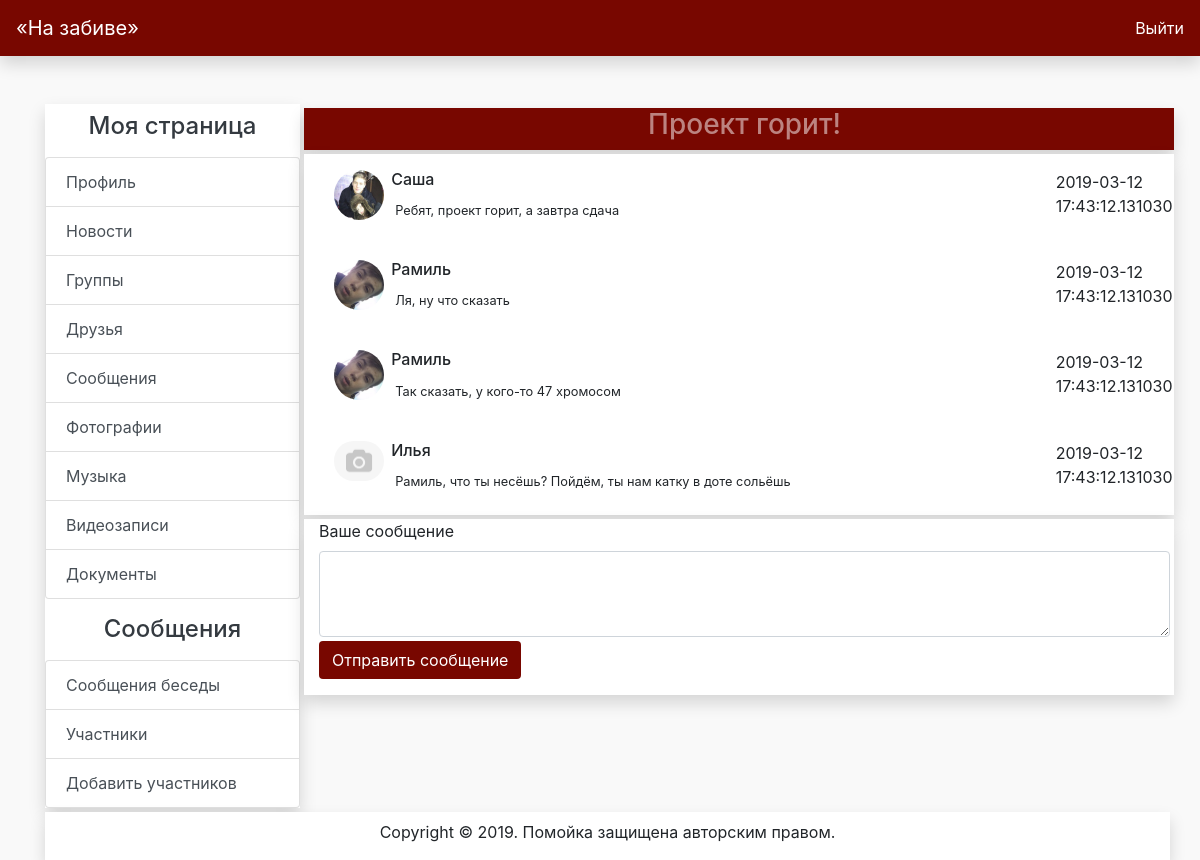
The page /dialog/3 (signed in) on the database its author committed.
### database.py (models this page shows)
class Chat(db.Model):
    id = db.Column(db.Integer, primary_key=True)
    name = db.Column(db.Integer, nullable=False)
    private = db.Column(db.Boolean, nullable=False)
    time = db.Column(db.DateTime, nullable=False, default=datetime.now())

class Resource(db.Model):
    id = db.Column(db.Integer, primary_key=True)
    category = db.Column(db.String(20), unique=False, nullable=False)
    path = db.Column(db.String(120), unique=True, nullable=True)
    name = db.Column(db.String(120), nullable=False)
    author = db.Column(db.Integer, nullable=False)

class User(db.Model):
    id = db.Column(db.Integer, primary_key=True)
    username = db.Column(db.String(80), unique=True, nullable=False)
    password = db.Column(db.String(80), nullable=False)
    name = db.Column(db.String(80), nullable=False)
    surname = db.Column(db.String(80), nullable=False)
    avatar = db.Column(db.Integer, nullable=False, default=1)
    time = db.Column(db.DateTime, nullable=False, default=datetime.now())

class Message(db.Model):
    id = db.Column(db.Integer, primary_key=True)
    sender = db.Column(db.Integer, nullable=False)
    chat = db.Column(db.Integer, nullable=False)
    text = db.Column(db.String(1000), nullable=False)
    time = db.Column(db.DateTime, nullable=False, default=datetime.now())

### main.py (the view, shortened to what this page needs)
@app.route("/dialog/<int:id>", methods=['GET', 'POST'])
def dialog(id):
    get_user_data = lambda obj: f"{obj.name} {obj.surname}"
    friends_list = FriendModel().get_friends(session["user_id"])
    friends_list = list(filter(
        lambda friend: not bool(
            ChatMemberModel().get(user=friend.friend, chat=id)),
        friends_list))
    friends_list = [
        (friend.friend, get_user_data(UserModel().get(friend.friend))) for
        friend in friends_list]
    class AddUserToDialogForm(FlaskForm):
        friends = SelectField('Выберете участника', choices=[*friends_list])
        submit = SubmitField('Добавить')
    form_add_user = AddUserToDialogForm()
    chat_member = ChatMemberModel().get(session["user_id"], id)
    ChatMemberModel().update_invite(chat_member.id)
    messages = MessageModel().get_for(id)
    messages.sort(key=lambda message: message.time)
    authors_id = [message.sender for message in messages]
    authors = [UserModel().get(user) for user in authors_id]
    avatars_id = [user.avatar for user in authors]
    avatars = [ResourceModel().get(avatar) for avatar in avatars_id]
    render_data = {
        "title": "Переписка",
        "dialog": ChatModel().get(id),
        "dialog_id": id,
        "messages": messages,
        "authors": authors,
        "avatars": avatars,
        "form_add_user": form_add_user,
        "page_dialog": True,
        "message_number": len(messages),
        "dialog_main_page": True
    }
    return render_template("dialog.html", **render_data)

### main.py
    class AddUserToDialogForm(FlaskForm):
        friends = SelectField('Выберете участника', choices=[*friends_list])
        submit = SubmitField('Добавить')

### database.py (called while the page is built)
    def get(self, id):
        user = User.query.filter(User.id == id).first()
        if not user:
            return
        return user

    def get_friends(self, user):
        friends = Friend.query.filter(Friend.base_user == user).all()
        return friends

    def get(self, user, chat):
        member = ChatMember.query.filter(ChatMember.user == user,
                                         ChatMember.chat == chat).first()
        if not member:
            return
        return member

    def update_invite(self, id):
        member = ChatMember.query.filter(ChatMember.id == id).first()
        member.invite_time = datetime.now()
        db.session.commit()

    def get(self, id):
        chat = Chat.query.filter(Chat.id == id).first()
        if not chat:
            return None
        return chat

    def get_for(self, chat):
        messages = Message.query.filter(Message.chat == chat).all()
        return messages

    def get(self, id):
        resource = Resource.query.filter(Resource.id == id).first()
        if not resource:
            return
        return resource

### templates/dialog.html (shortened to what this page needs)
{% extends "main.html" %}
{% block content %}
<div class="row">
    <div class="shadow bg-white pl-- pr-1 mt-1 ml-1 col-12 text-center bg-dryandex text-white-50">
        <h3> {{dialog.name}} </h3>
    </div>
    <div class="shadow bg-white pl-- pr-1 mt-1 ml-1 col-12" id="dialog-area">
        {% for i in range(message_number) %}
        <div class="pt-3 pb-2">
            <div class="row ml-0">
                <div class="col-1">
                    <img src="/{{ avatars[i].path }}" alt="1" class="avatar"/>
                </div>
                <div class="col-9 p-0">
                    <p class="h6">{{ authors[i].name }}</p>
                    <div class="row ml-1">
                        <p class="small mt-1">{{ messages[i].text }} </p>
                    </div>
                </div>
                <div class="col-2">
                    {{ messages[i].time }}
                </div>
            </div>
        </div>
        {% endfor %}
    </div>
    <div class="shadow bg-white pl-- pr-1 mt-1 ml-1 col-12">
        <form>
            <div class="form-group">
                <label for="exampleFormControlTextarea1">Ваше сообщение</label>
                <textarea class="form-control" id="message" rows="3"></textarea>
                <button type="button" class="btn text-white bg-dryandex mt-1"
                        onclick="sendMessage({{ dialog_id }})">Отправить
                    сообщение
                </button>
            </div>
        </form>
    </div>
</div>
{% endblock %}

### static/css/main.css (style rules this page uses)
.bg-dryandex { background: #780700 !important; }
.avatar { width: 50px; border-radius: 41px; }
body { background: #f9f9f9; }

### rows shown on the page
Chat: name "Проект горит!"
Resource: path (picture)
User: name "Саша"
Message: text "Ребят, проект горит, а завтра сдача", time "2019-03-12 17:43:12.131030"
Resource: path (picture)
User: name "Рамиль" "Рамиль"
Message: text "Ля, ну что сказать", time "2019-03-12 17:43:12.131030"
Message: text "Так сказать, у кого-то 47 хромосом", time "2019-03-12 17:43:12.131030"
Resource: path (placeholder picture)
User: name "Илья"
Message: text "Рамиль, что ты несёшь? Пойдём, ты нам катку в доте сольёшь", time "2019-03-12 17:43:12.131030"
